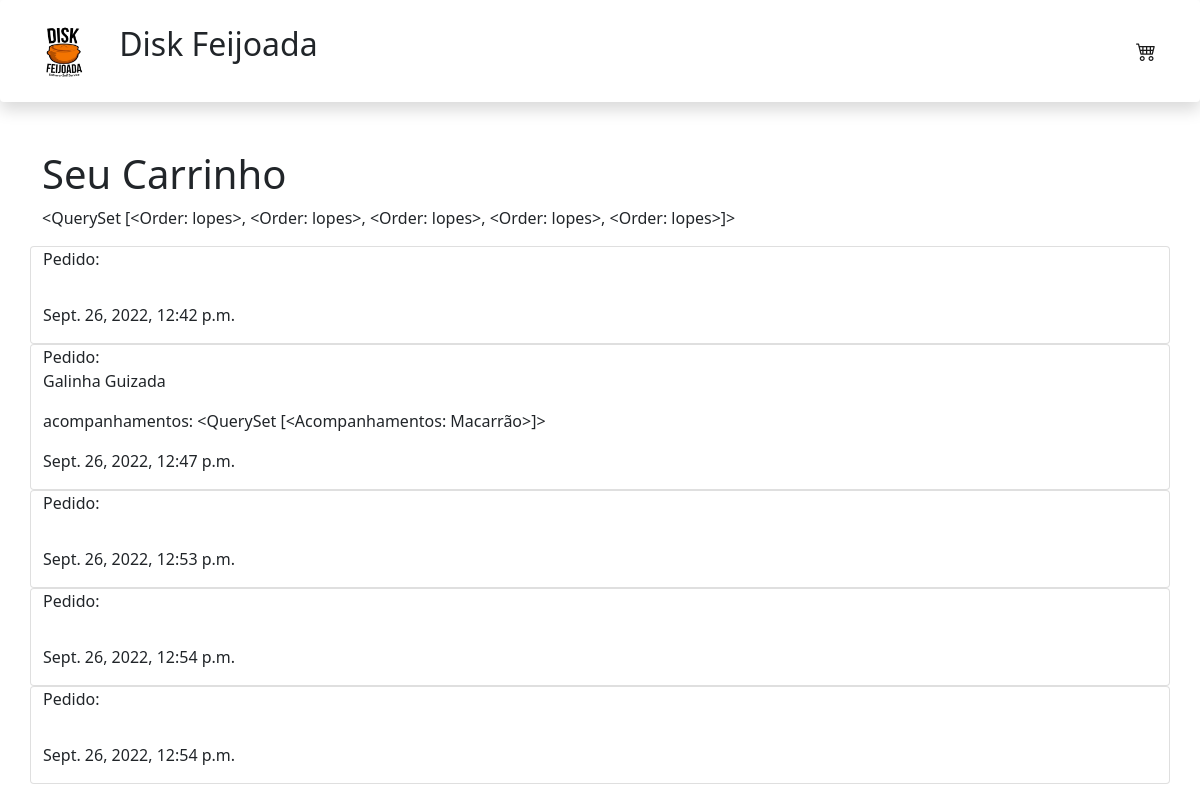
The page /cart/ (signed in) on the database as committed earlier.
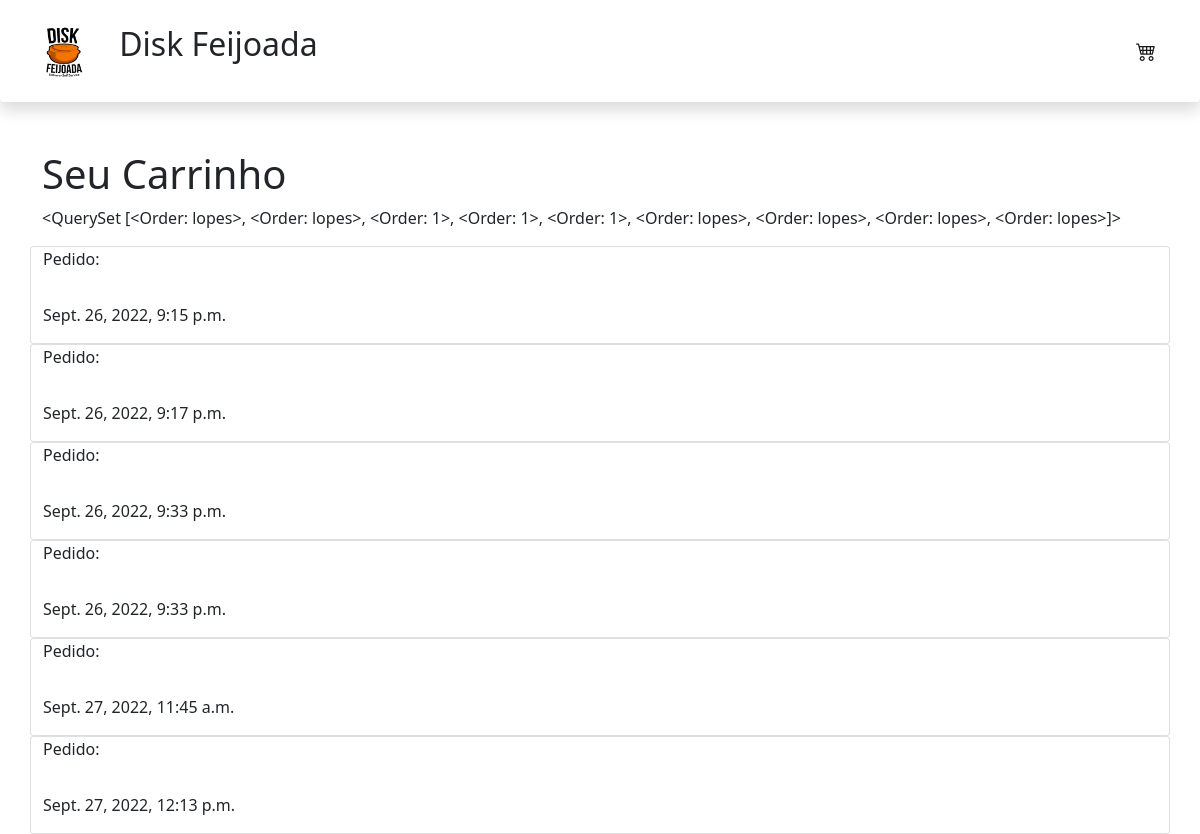
The same page on the database as committed later.
### cart/models.py (models this page shows)
class Order(models.Model):
    user = models.CharField(max_length=50, blank=True)
    qnty = models.IntegerField(default=1)
    item = models.CharField(max_length=100)
    acomps = models.CharField(max_length=200, blank=True)
    date_created = models.DateTimeField(auto_now_add=True, null=True)
    observation = models.CharField(max_length=250, blank=True)
    acomps_1 = models.CharField(max_length=100)
    acomps_2 = models.CharField(max_length=100, blank=True)
    acomps_3 = models.CharField(max_length=100, blank=True)
    acomps_4 = models.CharField(max_length=100, blank=True)
    def __str__(self):
        return self.user

### cart/views.py (the view)
# urls.py: path('cart/', CartView.as_view(),  name='cart'),
class CartView(LoginRequiredMixin, ListView):
    template_name="cart.html"
    queryset = Order.objects.all()

### cart/templates/cart.html (shortened to what this page needs)
{% extends 'home.html' %}
{% block content %}
<div class='container'>
    <h1>Seu Carrinho </h1>
    <p>{{object_list}}
    {% for instance in object_list %}
    {% if request.user.username in instance.user %}
    <div class='row justify-content-center'>
        <div class='card text-left'>
            <div class='card-head'>Pedido:</div>
            <p>{{instance.item }}</p>
            <p>{{instance.acomps | cut:"'amount':"|cut:"'"|cut:"name:"|cut:"[{"|cut:"}]"|cut:"{"|cut:"}"}}</p>
            <p>{{instance.date_created }}
    </div>
    </div>
    {%endif%}
    {%endfor%}
</div>
{% endblock %}

### templates/home.html (shortened to what this page needs)
<!doctype html>
<html>
    <head>
        {% block head%}
        {% include 'topbar.html'%}
        {% endblock head %}
    <link href="https://cdn.jsdelivr.net/npm/bootstrap@5.1.3/dist/css/bootstrap.min.css" rel="stylesheet">
    <link rel="stylesheet" href="https://cdn.jsdelivr.net/npm/bootstrap-icons@1.9.1/font/bootstrap-icons.css">
    <script src="https://cdn.tailwindcss.com"></script>
</head>
<body>
{%block content%}{% endblock content %}
</body>
</html>

### templates/topbar.html
{% load static %}
<nav class="navbar navbar-light shadow p-3 mb-5 bg-body rounded" style='background-color: #e3f2fd;'>
  <div class='container-fluid '>
    <div class='align-items: middle '>
    <a class="navbar-brand" href="/">
      <img src="{% static 'img/logo.jpeg' %}" width="70" height="70" class="d-inline-block align-text-middle" alt=""/>
    </a>
    <span class='d-inline-block'><h2>Disk Feijoada</h2></span>
    </div>
      <a class='navbar-brand' href="{% url 'cart:cart'%}">
        <span class='justify-content: space-between'>
          <i class="bi bi-cart4"></i>
        </span>
      </a>
</div>
</nav>

Rows that differ between the two databases and show on the page:
removed Order: user.user "<QuerySet [<Order: lopes>, <Order: lopes>, <Order: lopes>, <Order: lopes>, <Order: lopes>]>", date_created "Sept. 26, 2022, 12:42 p.m."
removed Order: item "Galinha Guizada", acomps "acompanhamentos: <QuerySet [<Acompanhamentos: Macarrão>]>", date_created "Sept. 26, 2022, 12:47 p.m."
removed Order: date_created "Sept. 26, 2022, 12:53 p.m."
removed Order: date_created "Sept. 26, 2022, 12:54 p.m."
removed Order: date_created "Sept. 26, 2022, 12:54 p.m."
added Order: user.user "<QuerySet [<Order: lopes>, <Order: lopes>, <Order: 1>, <Order: 1>, <Order: 1>, <Order: lopes>, <Order: lopes>, <Order: lopes>, <Order: lopes>]>", date_created "Sept. 26, 2022, 9:15 p.m."
added Order: date_created "Sept. 26, 2022, 9:17 p.m."
added Order: date_created "Sept. 26, 2022, 9:33 p.m."
added Order: date_created "Sept. 26, 2022, 9:33 p.m."
added Order: date_created "Sept. 27, 2022, 11:45 a.m."
added Order: date_created "Sept. 27, 2022, 12:13 p.m."
